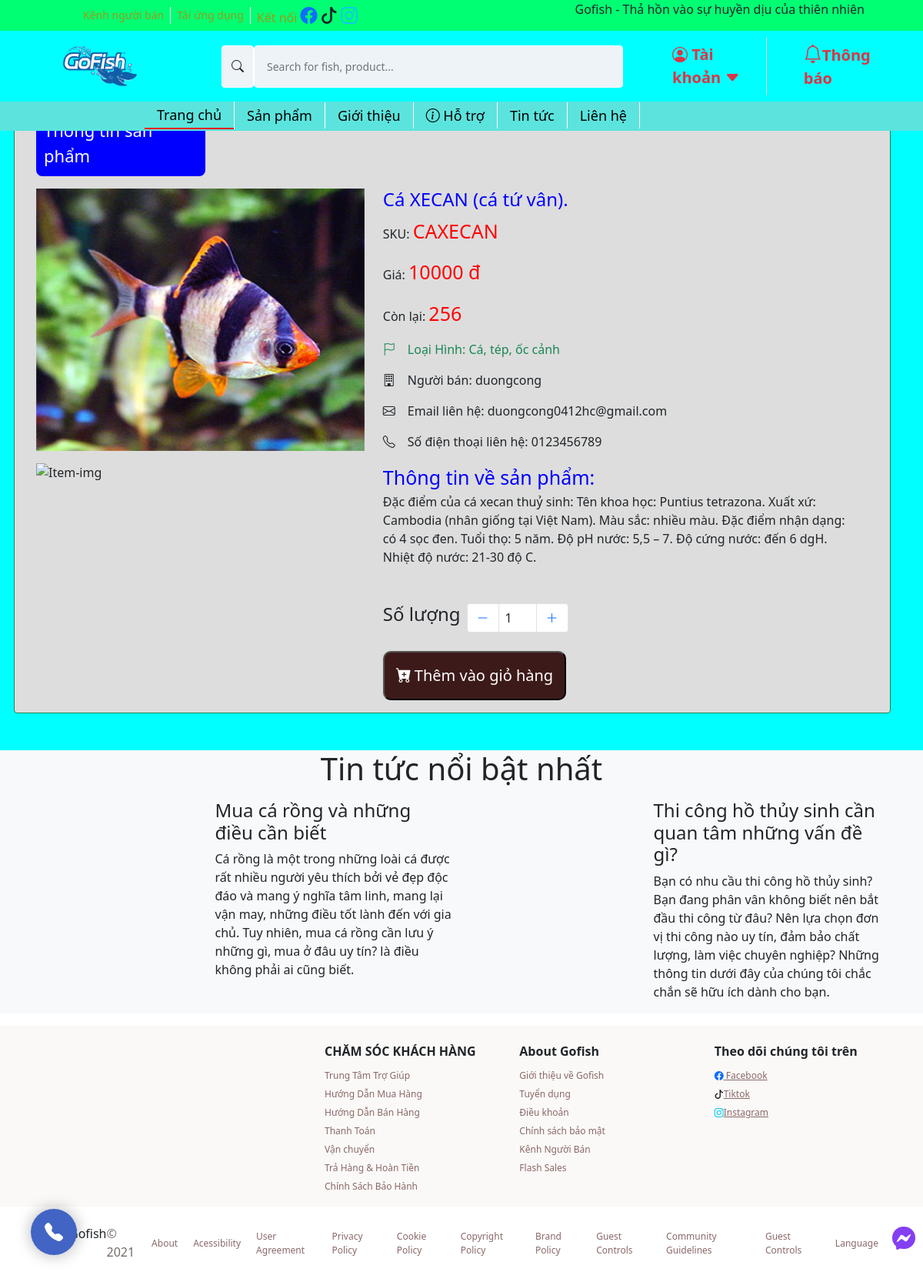
/detailView.php?id=72, run on the app's committed database.
### tables this page shows
CREATE TABLE `products` (
  `productID` int(11) NOT NULL,
  `productSKU` char(50) NOT NULL,
  `productName` varchar(1000) NOT NULL,
  `category` varchar(300) NOT NULL,
  `detail` varchar(5000) NOT NULL,
  `price` int(11) NOT NULL,
  `stock` int(11) NOT NULL,
  `sold` int(11) NOT NULL,
  `status` int(11) NOT NULL,
  `image` varchar(1000) NOT NULL,
  `userID` int(11) NOT NULL
);

CREATE TABLE `users` (
  `id` int(11) NOT NULL,
  `fullname` varchar(250) NOT NULL,
  `username` varchar(30) NOT NULL,
  `email` varchar(100) NOT NULL,
  `phone` varchar(11) NOT NULL,
  `address` varchar(250) NOT NULL,
  `password` varchar(250) NOT NULL,
  `status` int(11) NOT NULL DEFAULT 0,
  `email_verification_link` varchar(255) NOT NULL,
  `email_verified_at` timestamp NULL DEFAULT NULL
);

### detailView.php (the view, shortened to what this page needs)
<?php
require './config/constants.php';
require './header.php';
?>
<?php
if (isset($_GET['id'])) {
  $iditem = $_GET['id'];
  $sql = "SELECT users.id,users.username,users.email,users.phone,users.address,products.productName,products.productSKU,products.category,products.price,products.detail,products.stock,products.image
        FROM products,users where products.userid = users.id and products.productID  = '$iditem' and products.status = '1'";
  $res = mysqli_query($conn, $sql);
  $count = mysqli_num_rows($res);
  if ($count == 1) {
    $row = mysqli_fetch_assoc($res);
    $tenSanPham = $row['productName'];
    $sku = $row['productSKU'];
    $theLoai = $row['category'];
    $price = $row['price'];
    $chiTiet = $row['detail'];
    $conLai = $row['stock'];
    $hinhAnh = $row['image'];
    $hinhAnhString = explode(',', $hinhAnh);
    $hinhAnh1 = $hinhAnhString[0];
    $hinhAnh2 = $hinhAnhString[1];
    $userName = $row['username'];
    $userEmail = $row['email'];
    $userPhone = $row['phone'];
    $userID = $row['id'];
  } else {
    header('location:' . SITEURL);
  }
} else {
  header('location:' . SITEURL);
}
?>
<main style="background-color: aqua;">
  <section class="posts_slider container-fluid" style="padding: 0;">
    <div id="carouselExampleControls" class="carousel slide" data-bs-ride="carousel">
      <div class="carousel-inner">
        <div class="carousel-item active">
          <div class="row">
            <div class="col-md-12">
            </div>
          </div>
        </div>
      </div>
      <button class="carousel-control-prev" type="button" data-bs-target="#carouselExampleControls" data-bs-slide="prev">
      </button>
      <button class="carousel-control-next" type="button" data-bs-target="#carouselExampleControls" data-bs-slide="next">
      </button>
    </div>
  </section>
  <div class="simple-banner mt-2">
  </div>
  <section class="Item-info">
    <div class="container">
      <div class="row" style='padding-top: 70px'>
        <div class="row border p-3 border-success rounded info-item" style="background-color: #ddd">
          <div style='font-size:22px;font-weight:500;padding:10px;background-color:blue;color:#fff;border-radius:8px;width:220px;margin-left:12px'>
            Thông tin sản phẩm
          </div>
          <div class="row">
            <div class="item-menu-img col-md-5">
              <?php
              if ($hinhAnh == "") {
                echo "<div class='error'>Image not Available.</div>";
              } else {
              ?>
                <img src="<?php echo SITEURL; ?>assets/img/products/<?php echo $hinhAnh1; ?>" alt="Item-img" style="max-height: 400px;width:100%" class="img-fluid mt-3">
                <img src="<?php echo SITEURL; ?>assets/img/products/<?php echo $hinhAnh2; ?>" alt="Item-img" style="max-height: 400px;width:100%" class="img-fluid mt-3">
              <?php
              }
              ?>
            </div>
            <div class="order col-md-7 mt-3">
              <div class="item-menu-desc">
                <h4 style='color:blue'>
                  <?php echo $tenSanPham; ?>
                </h4>
                <p>SKU: <span style='color:red;font-weight:500;font-size:25px'>
                    <?php echo $sku; ?>
                  </span>
                </p>
                <p>Giá: <span style='color:red;font-weight:500;font-size:25px' id='price'>
                    <?php echo $price; ?> đ
                  </span>
                </p>
                <p>Còn lại: <span style='color:red;font-weight:500;font-size:25px'>
                    <?php echo $conLai; ?>
                  </span>
                </p>
                <p class="text-success"><i class="bi bi-flag me-3"></i>Loại Hình:
                  <?php echo $theLoai ?>
                </p>
                <p><i class="bi bi-building me-3"></i>Người bán:
                  <?php echo $userName ?>
                </p>
                <p><i class="bi bi-envelope me-3"></i>Email liên hệ:
                  <?php echo $userEmail ?>
                </p>
                <p><i class="bi bi-telephone me-3"></i>Số điện thoại liên hệ:
                  <?php echo $userPhone ?>
                </p>
                <p>
                  <span style='color:blue;font-weight:500;font-size:25px'>
                    Thông tin về sản phẩm: <br>
                  </span>
                  <?php echo $chiTiet; ?>
                </p>
                <div class="item-num d-flex mt-5 mb-2">
                  <h4 class="me-2">Số lượng</h4>
                  <ul class="pagination justify-content-end">
                    <li class="page-item page-item-btn-decrease">
                      <a class="page-link bi bi-dash-lg" id="btn-decrease" type="button"></a>
                    </li>
                    <li class="page-item">
                      <input type="text" id="input-quantity-detail" class="page-link px-2 text-dark" autocomplete="off" value="1" style="width: 50px;" data-prod_stock="<?php echo $conLai ?>">
                    </li>
                    <li class="page-item">
                      <a class="page-link bi-plus-lg" id="btn-increase" type="button"></a>
                    </li>
                  </ul>
                </div>
              </div>
              <div>
                <?php
                if ($userID == $_SESSION['id']) {
                ?>
                  <p class="sold-out-detail">Sản phẩm của bạn</p>
                <?php
                }
                else if ($conLai == 0) {
                ?>
                  <p class="sold-out-detail">Hết hàng</p>
                <?php
                } else {
                ?>
                  <button type="button" class="bi bi-cart-plus-fill btn-add-to-cart-detail" data-product_id="<?php echo $iditem ?>"><span class="ms-1">Thêm vào giỏ hàng</span>
                  </button>
                <?php
                }
                ?>
              </div>
            </div>
          </div>
        </div>
      </div>
    </div>
  </section>
  <div class="notice bg-light">
    <div class="title-notice mt-5">
      <h1>Tin tức nổi bật nhất</h1>
    </div>
    <section class="posts_slider container mt-3">
      <div id="carouselExampleControls" class="carousel slide" data-bs-ride="carousel">
        <div class="carousel-inner">
          <div class="carousel-item active">
            <div class="row">
              <div class="col-md-6">
                <div class="row">
                  <div class="col-md-5">
                  </div>
                  <div class="col-md-7">
                    <h4>Mua cá rồng và những điều cần biết</h4>
                    <p>Cá rồng là một trong những loài cá được rất nhiều người yêu thích bởi vẻ đẹp độc đáo và mang ý
                      nghĩa tâm linh, mang lại vận may, những điều tốt lành đến với gia chủ. Tuy nhiên, mua cá rồng
                      cần
                      lưu ý những gì, mua ở đâu uy tín? là điều không phải ai cũng biết.</p>
                  </div>
                </div>
              </div>
              <div class="col-md-6">
                <div class="row">
                  <div class="col-md-5">
                  </div>
                  <div class="col-md-7">
                    <h4>Thi công hồ thủy sinh cần quan tâm những vấn đề gì?</h4>
                    <P>Bạn có nhu cầu thi công hồ thủy sinh? Bạn đang phân vân không biết nên bắt đầu thi công từ đâu?
                      Nên lựa chọn đơn vị thi công nào uy tín, đảm bảo chất lượng, làm việc chuyên nghiệp? Những thông
                      tin dưới đây của chúng tôi chắc chắn sẽ hữu ích dành cho bạn.</P>
                  </div>
                </div>
              </div>
            </div>
          </div>
        </div>
        <button class="carousel-control-prev" type="button" data-bs-target="#carouselExampleControls" data-bs-slide="prev">
          <i class="bi bi-arrow-left"></i>
        </button>
        <button class="carousel-control-next" type="button" data-bs-target="#carouselExampleControls" data-bs-slide="next">
          <i class="bi bi-arrow-right"></i>
        </button>
      </div>
    </section>
  </div>
</main>
<footer style="background-color: #faf9f7;" class="mt-3">
  <div class="container pt-3">
    <div class="row">
      <div class="col-md-4">
        <div class=" logo-footer">
        </div>
      </div>
      <div class="col-md mt-2">
        <h1 class="text-footer">CHĂM SÓC KHÁCH HÀNG</h1>
        <ul class="list-unstyled">
          <li><a href="" class="text-decoration-none">Trung Tâm Trợ Giúp</a></li>
          <li><a href="" class="text-decoration-none">Hướng Dẫn Mua Hàng</a></li>
          <li><a href="" class="text-decoration-none">Hướng Dẫn Bán Hàng</a></li>
          <li><a href="" class="text-decoration-none">Thanh Toán</a></li>
          <li><a href="" class="text-decoration-none">Vận chuyển</a></li>
          <li><a href="" class="text-decoration-none">Trả Hàng & Hoàn Tiền</a></li>
          <li><a href="" class="text-decoration-none">Chính Sách Bảo Hành</a></li>
        </ul>
      </div>
      <div class="col-md mt-2">
        <h1 class="text-footer">About Gofish</h1>
        <ul class="list-unstyled">
          <li><a href="" class="text-decoration-none">Giới thiệu về Gofish</a></li>
          <li><a href="" class="text-decoration-none">Tuyển dụng</a></li>
          <li><a href="" class="text-decoration-none">Điều khoản</a></li>
          <li><a href="" class="text-decoration-none">Chính sách bảo mật</a></li>
          <li><a href="" class="text-decoration-none">Kênh Người Bán</a></li>
          <li><a href="" class="text-decoration-none">Flash Sales</a></li>
        </ul>
      </div>
      <div class="col-md mt-2">
        <h1 class="text-footer">Theo dõi chúng tôi trên</h1>
        <ul class="list-unstyled">
          <li><a href=""><i class="bi bi-facebook text-primary"></i> Facebook</a></li>
          <li><a href=""><i class="bi bi-tiktok text-dark"></i>Tiktok</a></li>
          <li><a href=""><i class="bi bi-instagram text-info"></i>Instagram</a></li>
        </ul>
      </div>
    </div>
  </div>
</footer>
<div class="mt-2" style="text-align: center;">
  <div class="col-md ms-5 me-5">
    <ul class="list-footer">
      <li>
        <p style="margin-top: 15px; display: inline-flex;">Gofish
          <span style="color: rgb(119, 108, 108) ;" class="footer-text">© 2021 </span>
        </p>
      </li>
      <li><a href="" class="text-decoration-none link-dark">About</a></li>
      <li><a href="" class="text-decoration-none link-dark">Acessibility</a></li>
      <li><a href="" class="text-decoration-none link-dark">User Agreement</a></li>
      <li><a href="" class="text-decoration-none link-dark">Privacy Policy</a></li>
      <li><a href="" class="text-decoration-none link-dark">Cookie Policy</a></li>
      <li><a href="" class="text-decoration-none link-dark">Copyright Policy</a></li>
      <li><a href="" class="text-decoration-none link-dark">Brand Policy</a></li>
      <li><a href="" class="text-decoration-none link-dark">Guest Controls</a></li>
      <li><a href="" class="text-decoration-none link-dark">Community Guidelines</a></li>
      <li><a href="" class="text-decoration-none link-dark">Guest Controls</a></li>
      <li><a href="" class="text-decoration-none link-dark">Language</a></li>
    </ul>
  </div>
</div>
<div id="hotline">
  <a href="tel:0366035523" id="yBtn">
    <i class="bi bi-telephone-fill"></i>
  </a>
</div>
<div id="messenger" style="width:20px">
  <i class="bi bi-messenger"></i>
</div>
</body>
</html>

### assets/css/index.css (style rules this page uses)
.posts_slider { z-index: -1; }
.simple-banner { text-align: center; align-items: center; justify-content: center; }
.title-notice { text-align: center; }
.logo-footer { font-size: 20px; font-weight: 500; color: blue; text-align: center; }
.text-footer { font-size: 16px; font-weight: 600; }
.list-unstyled a { display: inline; font-size: 12px; text-align: left; color: #8a6868; }
.list-footer { align-items: center; display: flex; justify-content: center; }
.list-footer li { display: flex; margin: 0 10px; text-align: left; }
.list-footer a { display: inline; font-size: 12px; text-align: left; color: #8a6868; }
#hotline { position: fixed; bottom: 40px; left: 40px; z-index: 999999999; display: flex; align-items: center; width: 60px; border-radius: 50%; box-shadow: 0px 0px 20px rgba(0, 0, 0, 0.3); }
#hotline > a { display: inline-block; text-align: center; background: #4264c4; color: #ffffff; width: 60px; font-size: 24px; line-height: 60px; border-radius: 50%; box-shadow: 0 0 0 0 rgba(15, 117, 188, 0.3); -webkit-animation: pulse 1.5s infinite; animation: pulse 1.5s infinite; transition: all .3s; }
#messenger { border-radius: 40px; font-size: 30px; font-weight: bolder; color: rgb(102, 16, 240); text-align: center; display: flex; align-items: center; justify-content: center; position: fixed; bottom: 40px; right: 15px; cursor: pointer; opacity: 0.8; }
.btn-add-to-cart-detail { background: #3d1a1a; color: white; font-size: 20px; padding: 15px 15px; border-radius: 10px; max-width: fit-content; }

### data on the page
products: image (picture), productName "Cá XECAN (cá tứ vân).", productSKU "CAXECAN", price "10000", stock "256", category "Cá, tép, ốc cảnh", userID.username "duongcong", userID.email "duongcong0412hc@gmail.com", userID.phone "0123456789", detail "Đặc điểm của cá xecan thuỷ sinh: Tên khoa học: Puntius tetrazona. Xuất xứ: Cambodia (nhân giống tại Việt Nam). Màu sắc: nhiều màu. Đặc điểm nhận dạng: có 4 sọc đen. Tuổi thọ: 5 năm. Độ pH nước: 5,5 – 7. Độ cứng nước: đến 6 dgH. Nhiệt độ nước: 21-30 độ C."
